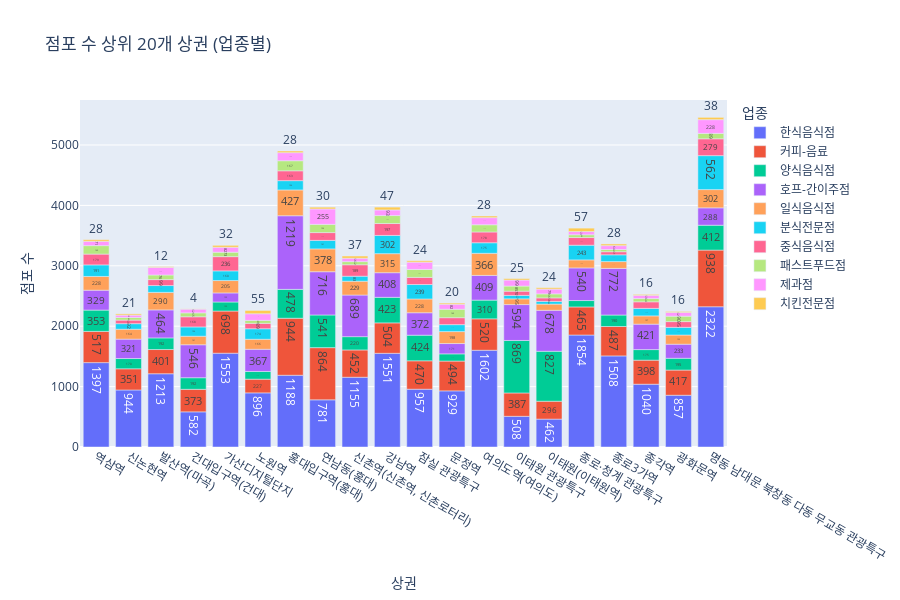

Source (notebook cell):
### Markdown cell above
#### 점포수 상위 20개 상권

### Code cell
top_n = df_area.groupby('상권명')['점포수'].sum().sort_values(ascending=False).head(20).index
df_top = df_area[df_area['상권명'].isin(top_n)]

fig_top = px.bar(df_top,
                 x='상권명',
                 y='점포수',
                 color='업종명',
                 title='점포 수 상위 20개 상권 (업종별)',
                 text='점포수')
fig_top.update_layout(xaxis_title='상권', yaxis_title='점포 수', legend_title='업종', height=600)
fig_top.show()

### Figure 1 — Plotly figure (JSON) as saved in the notebook; plotly's stock layout.template omitted (floating-point values rounded to 4 significant figures)
{"data": [{"hovertemplate": "업종명=한식음식점<br>상권명=%{x}<br>점포수=%{text}<extra></extra>", "legendgroup": "한식음식점", "marker": {"color": "#636efa", "pattern": {"shape": ""}}, "name": "한식음식점", "orientation": "v", "showlegend": true, "text": [1397.0, 944.0, 1213.0, 582.0, 1553.0, 896.0, 1188.0, 781.0, 1155.0, 1551.0, 957.0, 929.0, 1602.0, 508.0, 462.0, 1854.0, 1508.0, 1040.0, 857.0, 2322.0], "textposition": "auto", "type": "bar", "x": ["역삼역", "신논현역", "발산역(마곡)", "건대입구역(건대)", "가산디지털단지", "노원역", "홍대입구역(홍대)", "연남동(홍대)", "신촌역(신촌역, 신촌로터리)", "강남역", "잠실 관광특구", "문정역", "여의도역(여의도)", "이태원 관광특구", "이태원(이태원역)", "종로·청계 관광특구", "종로3가역", "종각역", "광화문역", "명동 남대문 북창동 다동 무교동 관광특구"], "xaxis": "x", "y": [1397.0, 944.0, 1213.0, 582.0, 1553.0, 896.0, 1188.0, 781.0, 1155.0, 1551.0, 957.0, 929.0, 1602.0, 508.0, 462.0, 1854.0, 1508.0, 1040.0, 857.0, 2322.0], "yaxis": "y"}, {"hovertemplate": "업종명=커피-음료<br>상권명=%{x}<br>점포수=%{text}<extra></extra>", "legendgroup": "커피-음료", "marker": {"color": "#EF553B", "pattern": {"shape": ""}}, "name": "커피-음료", "orientation": "v", "showlegend": true, "text": [517.0, 351.0, 401.0, 373.0, 698.0, 227.0, 944.0, 864.0, 452.0, 504.0, 494.0, 470.0, 520.0, 387.0, 296.0, 487.0, 465.0, 417.0, 398.0, 938.0], "textposition": "auto", "type": "bar", "x": ["역삼역", "신논현역", "발산역(마곡)", "건대입구역(건대)", "가산디지털단지", "노원역", "홍대입구역(홍대)", "연남동(홍대)", "신촌역(신촌역, 신촌로터리)", "강남역", "문정역", "잠실 관광특구", "여의도역(여의도)", "이태원 관광특구", "이태원(이태원역)", "종로3가역", "종로·청계 관광특구", "광화문역", "종각역", "명동 남대문 북창동 다동 무교동 관광특구"], "xaxis": "x", "y": [517.0, 351.0, 401.0, 373.0, 698.0, 227.0, 944.0, 864.0, 452.0, 504.0, 494.0, 470.0, 520.0, 387.0, 296.0, 487.0, 465.0, 417.0, 398.0, 938.0], "yaxis": "y"}, {"hovertemplate": "업종명=양식음식점<br>상권명=%{x}<br>점포수=%{text}<extra></extra>", "legendgroup": "양식음식점", "marker": {"color": "#00cc96", "pattern": {"shape": ""}}, "name": "양식음식점", "orientation": "v", "showlegend": true, "text": [353.0, 170.0, 192.0, 192.0, 150.0, 128.0, 541.0, 478.0, 220.0, 423.0, 424.0, 119.0, 310.0, 869.0, 827.0, 195.0, 190.0, 175.0, 106.0, 412.0], "textposition": "auto", "type": "bar", "x": ["역삼역", "신논현역", "발산역(마곡)", "건대입구역(건대)", "가산디지털단지", "노원역", "연남동(홍대)", "홍대입구역(홍대)", "신촌역(신촌역, 신촌로터리)", "강남역", "잠실 관광특구", "문정역", "여의도역(여의도)", "이태원 관광특구", "이태원(이태원역)", "광화문역", "종로3가역", "종각역", "종로·청계 관광특구", "명동 남대문 북창동 다동 무교동 관광특구"], "xaxis": "x", "y": [353.0, 170.0, 192.0, 192.0, 150.0, 128.0, 541.0, 478.0, 220.0, 423.0, 424.0, 119.0, 310.0, 869.0, 827.0, 195.0, 190.0, 175.0, 106.0, 412.0], "yaxis": "y"}, {"hovertemplate": "업종명=호프-간이주점<br>상권명=%{x}<br>점포수=%{text}<extra></extra>", "legendgroup": "호프-간이주점", "marker": {"color": "#ab63fa", "pattern": {"shape": ""}}, "name": "호프-간이주점", "orientation": "v", "showlegend": true, "text": [329.0, 321.0, 464.0, 546.0, 150.0, 367.0, 1219.0, 716.0, 689.0, 408.0, 372.0, 171.0, 409.0, 678.0, 594.0, 772.0, 540.0, 421.0, 233.0, 288.0], "textposition": "auto", "type": "bar", "x": ["역삼역", "신논현역", "발산역(마곡)", "건대입구역(건대)", "가산디지털단지", "노원역", "홍대입구역(홍대)", "연남동(홍대)", "신촌역(신촌역, 신촌로터리)", "강남역", "잠실 관광특구", "문정역", "여의도역(여의도)", "이태원(이태원역)", "이태원 관광특구", "종로3가역", "종로·청계 관광특구", "종각역", "광화문역", "명동 남대문 북창동 다동 무교동 관광특구"], "xaxis": "x", "y": [329.0, 321.0, 464.0, 546.0, 150.0, 367.0, 1219.0, 716.0, 689.0, 408.0, 372.0, 171.0, 409.0, 678.0, 594.0, 772.0, 540.0, 421.0, 233.0, 288.0], "yaxis": "y"}, {"hovertemplate": "업종명=일식음식점<br>상권명=%{x}<br>점포수=%{text}<extra></extra>", "legendgroup": "일식음식점", "marker": {"color": "#FFA15A", "pattern": {"shape": ""}}, "name": "일식음식점", "orientation": "v", "showlegend": true, "text": [228.0, 164.0, 290.0, 141.0, 205.0, 166.0, 427.0, 378.0, 229.0, 315.0, 228.0, 198.0, 366.0, 103.0, 95.0, 152.0, 137.0, 133.0, 113.0, 302.0], "textposition": "auto", "type": "bar", "x": ["역삼역", "신논현역", "발산역(마곡)", "건대입구역(건대)", "가산디지털단지", "노원역", "홍대입구역(홍대)", "연남동(홍대)", "신촌역(신촌역, 신촌로터리)", "강남역", "잠실 관광특구", "문정역", "여의도역(여의도)", "이태원(이태원역)", "이태원 관광특구", "광화문역", "종각역", "종로·청계 관광특구", "종로3가역", "명동 남대문 북창동 다동 무교동 관광특구"], "xaxis": "x", "y": [228.0, 164.0, 290.0, 141.0, 205.0, 166.0, 427.0, 378.0, 229.0, 315.0, 228.0, 198.0, 366.0, 103.0, 95.0, 152.0, 137.0, 133.0, 113.0, 302.0], "yaxis": "y"}, {"hovertemplate": "업종명=분식전문점<br>상권명=%{x}<br>점포수=%{text}<extra></extra>", "legendgroup": "분식전문점", "marker": {"color": "#19d3f3", "pattern": {"shape": ""}}, "name": "분식전문점", "orientation": "v", "showlegend": true, "text": [191.0, 92.0, 113.0, 154.0, 160.0, 174.0, 154.0, 141.0, 83.0, 302.0, 239.0, 115.0, 175.0, 57.0, 45.0, 243.0, 127.0, 124.0, 112.0, 562.0], "textposition": "auto", "type": "bar", "x": ["역삼역", "신논현역", "발산역(마곡)", "건대입구역(건대)", "가산디지털단지", "노원역", "홍대입구역(홍대)", "연남동(홍대)", "신촌역(신촌역, 신촌로터리)", "강남역", "잠실 관광특구", "문정역", "여의도역(여의도)", "이태원 관광특구", "이태원(이태원역)", "종로·청계 관광특구", "광화문역", "종각역", "종로3가역", "명동 남대문 북창동 다동 무교동 관광특구"], "xaxis": "x", "y": [191.0, 92.0, 113.0, 154.0, 160.0, 174.0, 154.0, 141.0, 83.0, 302.0, 239.0, 115.0, 175.0, 57.0, 45.0, 243.0, 127.0, 124.0, 112.0, 562.0], "yaxis": "y"}, {"hovertemplate": "업종명=중식음식점<br>상권명=%{x}<br>점포수=%{text}<extra></extra>", "legendgroup": "중식음식점", "marker": {"color": "#FF6692", "pattern": {"shape": ""}}, "name": "중식음식점", "orientation": "v", "showlegend": true, "text": [179.0, 59.0, 99.0, 168.0, 236.0, 89.0, 163.0, 129.0, 189.0, 197.0, 118.0, 115.0, 178.0, 70.0, 58.0, 127.0, 109.0, 95.0, 51.0, 279.0], "textposition": "auto", "type": "bar", "x": ["역삼역", "신논현역", "발산역(마곡)", "건대입구역(건대)", "가산디지털단지", "노원역", "홍대입구역(홍대)", "연남동(홍대)", "신촌역(신촌역, 신촌로터리)", "강남역", "잠실 관광특구", "문정역", "여의도역(여의도)", "이태원 관광특구", "이태원(이태원역)", "종로·청계 관광특구", "종각역", "광화문역", "종로3가역", "명동 남대문 북창동 다동 무교동 관광특구"], "xaxis": "x", "y": [179.0, 59.0, 99.0, 168.0, 236.0, 89.0, 163.0, 129.0, 189.0, 197.0, 118.0, 115.0, 178.0, 70.0, 58.0, 127.0, 109.0, 95.0, 51.0, 279.0], "yaxis": "y"}, {"hovertemplate": "업종명=패스트푸드점<br>상권명=%{x}<br>점포수=%{text}<extra></extra>", "legendgroup": "패스트푸드점", "marker": {"color": "#B6E880", "pattern": {"shape": ""}}, "name": "패스트푸드점", "orientation": "v", "showlegend": true, "text": [140.0, 43.0, 76.0, 65.0, 73.0, 49.0, 167.0, 136.0, 52.0, 132.0, 140.0, 132.0, 120.0, 85.0, 66.0, 90.0, 54.0, 46.0, 37.0, 89.0], "textposition": "auto", "type": "bar", "x": ["역삼역", "신논현역", "발산역(마곡)", "건대입구역(건대)", "가산디지털단지", "노원역", "홍대입구역(홍대)", "연남동(홍대)", "신촌역(신촌역, 신촌로터리)", "강남역", "문정역", "잠실 관광특구", "여의도역(여의도)", "이태원 관광특구", "이태원(이태원역)", "광화문역", "종각역", "종로·청계 관광특구", "종로3가역", "명동 남대문 북창동 다동 무교동 관광특구"], "xaxis": "x", "y": [140.0, 43.0, 76.0, 65.0, 73.0, 49.0, 167.0, 136.0, 52.0, 132.0, 140.0, 132.0, 120.0, 85.0, 66.0, 90.0, 54.0, 46.0, 37.0, 89.0], "yaxis": "y"}, {"hovertemplate": "업종명=제과점<br>상권명=%{x}<br>점포수=%{text}<extra></extra>", "legendgroup": "제과점", "marker": {"color": "#FF97FF", "pattern": {"shape": ""}}, "name": "제과점", "orientation": "v", "showlegend": true, "text": [71.0, 39.0, 126.0, 62.0, 82.0, 110.0, 255.0, 133.0, 56.0, 93.0, 120.0, 82.0, 117.0, 99.0, 79.0, 64.0, 62.0, 53.0, 53.0, 228.0], "textposition": "auto", "type": "bar", "x": ["역삼역", "신논현역", "발산역(마곡)", "건대입구역(건대)", "가산디지털단지", "노원역", "연남동(홍대)", "홍대입구역(홍대)", "신촌역(신촌역, 신촌로터리)", "강남역", "잠실 관광특구", "문정역", "여의도역(여의도)", "이태원 관광특구", "이태원(이태원역)", "종로3가역", "광화문역", "종각역", "종로·청계 관광특구", "명동 남대문 북창동 다동 무교동 관광특구"], "xaxis": "x", "y": [71.0, 39.0, 126.0, 62.0, 82.0, 110.0, 255.0, 133.0, 56.0, 93.0, 120.0, 82.0, 117.0, 99.0, 79.0, 64.0, 62.0, 53.0, 53.0, 228.0], "yaxis": "y"}, {"hovertemplate": "업종명=치킨전문점<br>상권명=%{x}<br>점포수=%{text}<extra></extra>", "legendgroup": "치킨전문점", "marker": {"color": "#FECB52", "pattern": {"shape": ""}}, "name": "치킨전문점", "orientation": "v", "showlegend": true, "text": [28.0, 21.0, 12.0, 4.0, 32.0, 55.0, 30.0, 28.0, 37.0, 47.0, 24.0, 20.0, 28.0, 25.0, 24.0, 57.0, 28.0, 16.0, 16.0, 38.0], "textposition": "auto", "type": "bar", "x": ["역삼역", "신논현역", "발산역(마곡)", "건대입구역(건대)", "가산디지털단지", "노원역", "연남동(홍대)", "홍대입구역(홍대)", "신촌역(신촌역, 신촌로터리)", "강남역", "잠실 관광특구", "문정역", "여의도역(여의도)", "이태원 관광특구", "이태원(이태원역)", "종로·청계 관광특구", "종로3가역", "종각역", "광화문역", "명동 남대문 북창동 다동 무교동 관광특구"], "xaxis": "x", "y": [28.0, 21.0, 12.0, 4.0, 32.0, 55.0, 30.0, 28.0, 37.0, 47.0, 24.0, 20.0, 28.0, 25.0, 24.0, 57.0, 28.0, 16.0, 16.0, 38.0], "yaxis": "y"}], "layout": {"barmode": "relative", "height": 600, "legend": {"title": {"text": "업종"}, "tracegroupgap": 0}, "title": {"text": "점포 수 상위 20개 상권 (업종별)"}, "xaxis": {"anchor": "y", "domain": [0, 1], "title": {"text": "상권"}}, "yaxis": {"anchor": "x", "domain": [0, 1], "title": {"text": "점포 수"}}}}
